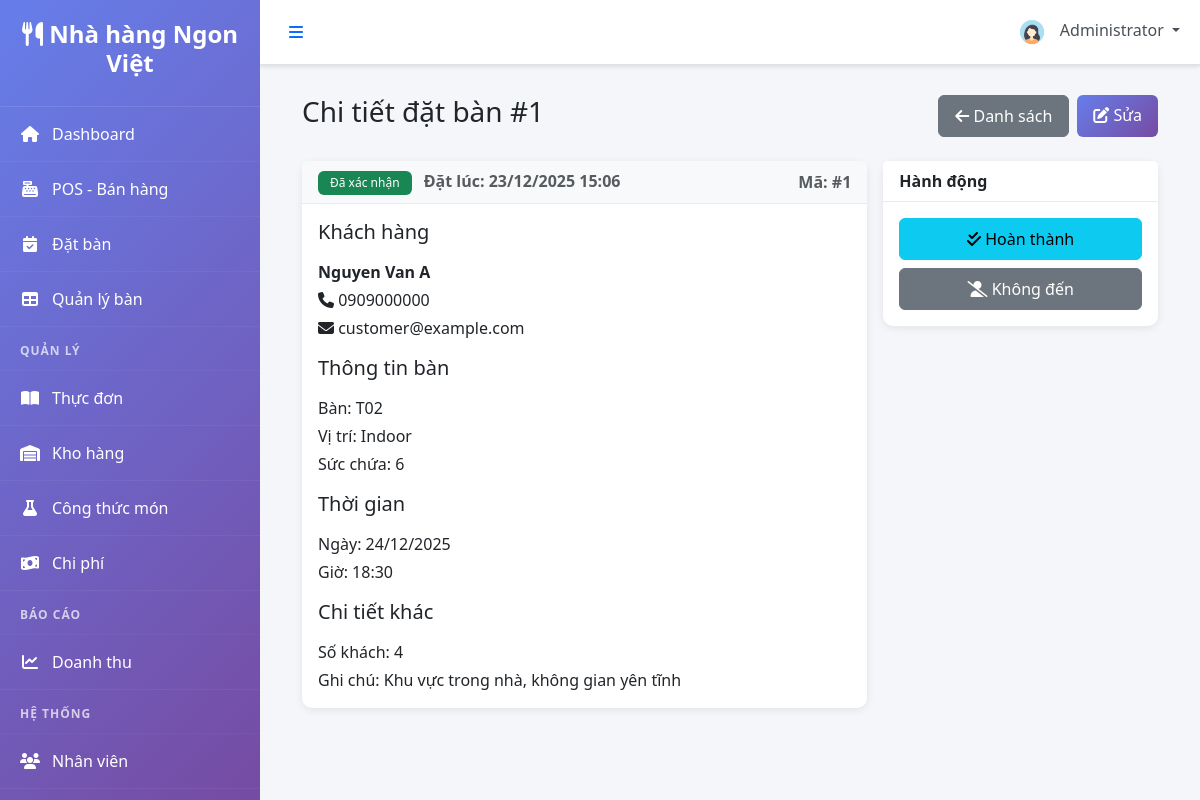
Page /modules/reservations/view_reservation.php?id=1 (signed in) on the committed database.
### tables this page shows
CREATE TABLE `users` (
  `user_id` INT UNSIGNED NOT NULL AUTO_INCREMENT,
  `full_name` VARCHAR(120) NOT NULL,
  `email` VARCHAR(150) NOT NULL,
  `password_hash` VARCHAR(255) NOT NULL,
  `user_role` ENUM('admin','manager','waiter','chef','cashier','staff') NOT NULL DEFAULT 'staff',
  `phone` VARCHAR(30) DEFAULT NULL,
  `avatar` VARCHAR(255) DEFAULT NULL,
  `status` ENUM('active','inactive') NOT NULL DEFAULT 'active',
  `created_at` TIMESTAMP NOT NULL DEFAULT CURRENT_TIMESTAMP,
  `updated_at` TIMESTAMP NOT NULL DEFAULT CURRENT_TIMESTAMP ON UPDATE CURRENT_TIMESTAMP,
  PRIMARY KEY (`user_id`),
  UNIQUE KEY `uq_email` (`email`),
  KEY `idx_user_role_status` (`user_role`, `status`)
);

CREATE TABLE `reservations` (
  `reservation_id` BIGINT UNSIGNED NOT NULL AUTO_INCREMENT,
  `customer_name` VARCHAR(150) NOT NULL,
  `customer_phone` VARCHAR(20) NOT NULL,
  `customer_email` VARCHAR(150) DEFAULT NULL,
  `table_id` INT UNSIGNED NULL,
  `reservation_date` DATE NOT NULL,
  `reservation_time` TIME NOT NULL,
  `number_of_guests` INT NOT NULL DEFAULT 1 CHECK (`number_of_guests` >= 1),
  `special_requests` TEXT DEFAULT NULL,
  `status` ENUM('pending','confirmed','seated','cancelled','completed','no_show') NOT NULL DEFAULT 'pending',
  `created_by` INT UNSIGNED NULL,
  `cancelled_by` INT UNSIGNED NULL,
  `cancel_reason` VARCHAR(255) DEFAULT NULL,
  `created_at` TIMESTAMP NOT NULL DEFAULT CURRENT_TIMESTAMP,
  `updated_at` TIMESTAMP NOT NULL DEFAULT CURRENT_TIMESTAMP ON UPDATE CURRENT_TIMESTAMP,
  PRIMARY KEY (`reservation_id`),
  KEY `idx_res_table` (`table_id`),
  KEY `idx_res_date_time` (`reservation_date`, `reservation_time`),
  KEY `idx_res_status` (`status`),
  CONSTRAINT `fk_res_table` FOREIGN KEY (`table_id`) REFERENCES `restaurant_tables`(`table_id`) ON DELETE SET NULL,
  CONSTRAINT `fk_res_created_by` FOREIGN KEY (`created_by`) REFERENCES `users`(`user_id`) ON DELETE SET NULL,
  CONSTRAINT `fk_res_cancelled_by` FOREIGN KEY (`cancelled_by`) REFERENCES `users`(`user_id`) ON DELETE SET NULL
);

CREATE TABLE `restaurant_tables` (
  `table_id` INT UNSIGNED NOT NULL AUTO_INCREMENT,
  `table_number` VARCHAR(20) NOT NULL,
  `table_name` VARCHAR(100) DEFAULT NULL,
  `capacity` INT NOT NULL DEFAULT 4,
  `location` ENUM('indoor','outdoor','vip','balcony') NOT NULL DEFAULT 'indoor',
  `status` ENUM('available','occupied','reserved','maintenance','cleaning') NOT NULL DEFAULT 'available',
  `image` VARCHAR(255) DEFAULT NULL,
  `created_at` TIMESTAMP NOT NULL DEFAULT CURRENT_TIMESTAMP,
  `updated_at` TIMESTAMP NOT NULL DEFAULT CURRENT_TIMESTAMP ON UPDATE CURRENT_TIMESTAMP,
  PRIMARY KEY (`table_id`),
  UNIQUE KEY `uq_table_number` (`table_number`),
  KEY `idx_table_status` (`status`),
  KEY `idx_table_location` (`location`)
);

### includes/functions.php (called while the page is built, shortened)
<?php
function isLoggedIn() {
    return isset($_SESSION['user_id']) && ! empty($_SESSION['user_id']);
}
function formatDate($date, $format = DATE_FORMAT) {
    return date($format, strtotime($date));
}
function formatDateTime($datetime) {
    return date(DATETIME_FORMAT, strtotime($datetime));
}
function getCurrentUser($db) {
    $query = "SELECT * FROM users WHERE user_id = :user_id";
    $stmt = $db->prepare($query);
    $stmt->bindParam(':user_id', $_SESSION['user_id']);
    $stmt->execute();
    return $stmt->fetch(PDO:: FETCH_ASSOC);
}
?>

### modules/reservations/view_reservation.php (the view, shortened to what this page needs)
<?php
$database = new Database();
$db = $database->getConnection();
$reservation_id = isset($_GET['id']) ? (int) $_GET['id'] : 0;
$stmt = $db->prepare("SELECT r.*, rt.table_number, rt.location, rt.capacity FROM reservations r
    LEFT JOIN restaurant_tables rt ON r.table_id = rt.table_id
    WHERE r.reservation_id = :id LIMIT 1");
$stmt->bindParam(':id', $reservation_id, PDO::PARAM_INT);
$stmt->execute();
$reservation = $stmt->fetch(PDO::FETCH_ASSOC);
$status_labels = [
    'pending' => ['warning', 'Chờ xác nhận'],
    'confirmed' => ['success', 'Đã xác nhận'],
    'cancelled' => ['danger', 'Đã hủy'],
    'completed' => ['info', 'Hoàn thành'],
    'no_show' => ['secondary', 'Không đến']
];
$badge = $status_labels[$reservation['status']] ?? ['secondary', ucfirst($reservation['status'])];
include '../../includes/header.php';
?>
<div class="container-fluid">
    <div class="d-flex justify-content-between align-items-center mb-4">
        <h1 class="h3">Chi tiết đặt bàn #<?php echo $reservation_id; ?></h1>
        <div class="d-flex gap-2">
            <a href="list.php" class="btn btn-secondary"><i class="fas fa-arrow-left"></i> Danh sách</a>
            <a href="edit.php?id=<?php echo $reservation_id; ?>" class="btn btn-primary"><i class="fas fa-edit"></i> Sửa</a>
        </div>
    </div>
    <div class="row g-3">
        <div class="col-lg-8">
            <div class="card">
                <div class="card-header bg-light d-flex justify-content-between align-items-center">
                    <div>
                        <span class="badge bg-<?php echo $badge[0]; ?>"><?php echo $badge[1]; ?></span>
                        <span class="ms-2 text-muted">Đặt lúc: <?php echo formatDateTime($reservation['created_at']); ?></span>
                    </div>
                    <div class="text-muted">Mã: #<?php echo $reservation_id; ?></div>
                </div>
                <div class="card-body">
                    <h5 class="mb-3">Khách hàng</h5>
                    <p class="mb-1"><strong><?php echo htmlspecialchars($reservation['customer_name']); ?></strong></p>
                    <p class="mb-1"><i class="fas fa-phone"></i> <?php echo htmlspecialchars($reservation['customer_phone']); ?></p>
                    <p class="mb-3"><i class="fas fa-envelope"></i> <?php echo htmlspecialchars($reservation['customer_email'] ?? ''); ?></p>
                    <h5 class="mb-3">Thông tin bàn</h5>
                    <p class="mb-1">Bàn: <?php echo $reservation['table_number'] ? htmlspecialchars($reservation['table_number']) : 'Chưa chọn'; ?></p>
                    <p class="mb-1">Vị trí: <?php echo $reservation['location'] ? ucfirst($reservation['location']) : 'N/A'; ?></p>
                    <p class="mb-3">Sức chứa: <?php echo $reservation['capacity'] ?? 'N/A'; ?></p>
                    <h5 class="mb-3">Thời gian</h5>
                    <p class="mb-1">Ngày: <?php echo formatDate($reservation['reservation_date']); ?></p>
                    <p class="mb-3">Giờ: <?php echo date('H:i', strtotime($reservation['reservation_time'])); ?></p>
                    <h5 class="mb-3">Chi tiết khác</h5>
                    <p class="mb-1">Số khách: <?php echo (int) $reservation['number_of_guests']; ?></p>
                    <p class="mb-0">Ghi chú: <?php echo htmlspecialchars($reservation['special_requests'] ?: 'Không'); ?></p>
                </div>
            </div>
        </div>
        <div class="col-lg-4">
            <div class="card">
                <div class="card-header bg-white">Hành động</div>
                <div class="card-body d-grid gap-2">
                    <?php if ($reservation['status'] === 'confirmed'): ?>
                    <button class="btn btn-info" onclick="updateStatus('completed')"><i class="fas fa-check-double"></i> Hoàn thành</button>
                    <button class="btn btn-secondary" onclick="updateStatus('no_show')"><i class="fas fa-user-slash"></i> Không đến</button>
                    <?php endif; ?>
                </div>
            </div>
        </div>
    </div>
</div>
<?php include '../../includes/footer.php'; ?>

### includes/header.php (shortened to what this page needs)
<?php
$database = new Database();
$db = $database->getConnection();
$current_user = getCurrentUser($db);
?>
<!DOCTYPE html>
<html lang="vi">
<head>
    <link href="https://cdn.jsdelivr.net/npm/bootstrap@5.3.0/dist/css/bootstrap.min.css" rel="stylesheet">
    <link rel="stylesheet" href="https://cdnjs.cloudflare.com/ajax/libs/font-awesome/6.4.0/css/all.min.css">
    <link rel="stylesheet" href="<?php echo SITE_URL; ?>/assets/css/style.css">
    <link rel="stylesheet" href="<?php echo SITE_URL; ?>/assets/css/dashboard.css">
</head>
<body>
    <div class="wrapper">
        <?php include 'sidebar.php'; ?>
        <div class="main-content">
            <nav class="navbar navbar-expand-lg navbar-light bg-white border-bottom">
                <div class="container-fluid">
                    <button class="btn btn-link" id="sidebarToggle">
                        <i class="fas fa-bars"></i>
                    </button>
                    <div class="navbar-nav ms-auto">
                        <div class="nav-item dropdown">
                            <a class="nav-link dropdown-toggle" href="#" id="userDropdown" role="button" data-bs-toggle="dropdown">
                                <img src="<?php echo SITE_URL; ?>/assets/images/default-avatar.png" alt="Avatar" class="rounded-circle" width="32" height="32">
                                <span class="ms-2"><?php echo htmlspecialchars($current_user['full_name']); ?></span>
                            </a>
                        </div>
                    </div>
                </div>
            </nav>
            <div class="content-wrapper">

### assets/css/style.css (style rules this page uses)
:root { --primary-color: #667eea; --secondary-color: #764ba2; --success-color: #28a745; --danger-color: #dc3545; --warning-color: #ffc107; --info-color: #17a2b8; --dark-color: #343a40; --light-color: #f8f9fa; --sidebar-width: 260px; }
* { margin: 0; padding: 0; box-sizing: border-box; }
body { font-family: 'Segoe UI', Tahoma, Geneva, Verdana, sans-serif; background-color: #f5f6fa; }
.wrapper { display: flex; min-height: 100vh; }
.main-content { flex: 1; margin-left: var(--sidebar-width); transition: margin-left 0.3s ease-in-out; min-height: 100vh; }
.content-wrapper { padding: 30px; }
.navbar { box-shadow: 0 2px 4px rgba(0,0,0,0.1); }
.navbar .nav-link { color: #495057; position: relative; }
.card { border: none; box-shadow: 0 2px 8px rgba(0,0,0,0.08); margin-bottom: 20px; border-radius: 10px; transition: all 0.3s; }
.card-header { background: white; border-bottom: 1px solid #e9ecef; font-weight: 600; }
.btn { border-radius: 6px; padding: 8px 16px; font-weight: 500; transition: all 0.3s; }
.btn-primary { background: linear-gradient(135deg, var(--primary-color) 0%, var(--secondary-color) 100%); border: none; }
.badge { padding: 6px 12px; font-weight: 500; border-radius: 6px; }

### rows in the picture
users: full_name "Administrator"
reservations: status "Đã xác nhận", created_at "23/12/2025 15:06", customer_name "Nguyen Van A", customer_phone "0909000000", customer_email "customer@example.com", table.table_number "T02", table.location "Indoor", table.capacity "6", reservation_date "24/12/2025", reservation_time "18:30", number_of_guests "4", special_requests "Khu vực trong nhà, không gian yên tĩnh"

### other values in the picture
SITE_TITLE "Nhà hàng Ngon Việt"
$reservation_id "1"
